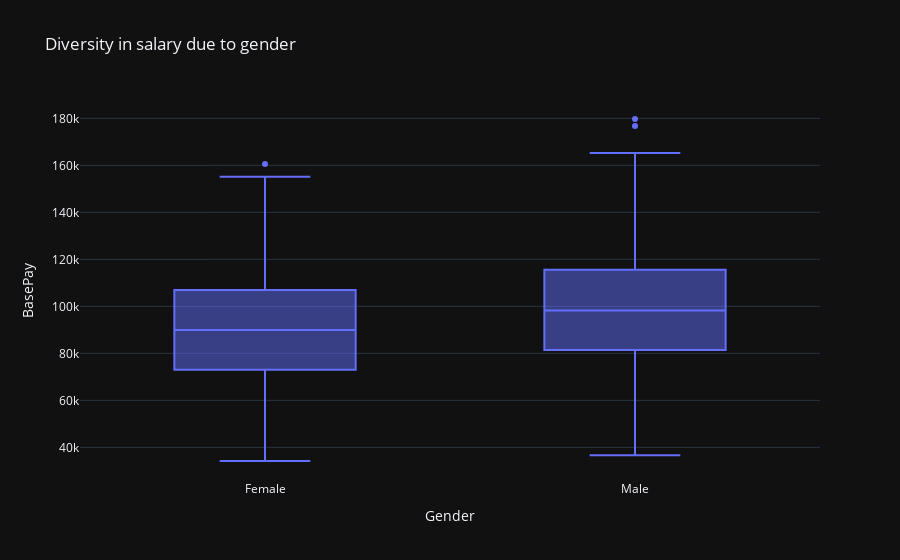

Notebook cell for this chart:
### Code cell
dataset = pd.read_csv('Diversity.csv')
fig = px.box(dataset, x="Gender", y="BasePay", template = 'plotly_dark', 
             title = 'Diversity in salary due to gender')
fig.show()

### Figure 1 — Plotly figure (JSON) as saved in the notebook; plotly's stock layout.template omitted (floating-point values rounded to 4 significant figures; data arrays with more than 128 entries replaced by an {"elided": "..."} marker saying what was removed)
{"data": [{"alignmentgroup": "True", "hovertemplate": "Gender=%{x}<br>BasePay=%{y}<extra></extra>", "legendgroup": "", "marker": {"color": "#636efa"}, "name": "", "notched": false, "offsetgroup": "", "orientation": "v", "showlegend": false, "type": "box", "x": {"elided": "1000 str values"}, "x0": " ", "xaxis": "x", "y": {"elided": "1000 int values"}, "y0": " ", "yaxis": "y"}], "layout": {"boxmode": "group", "legend": {"tracegroupgap": 0}, "title": {"text": "Diversity in salary due to gender"}, "xaxis": {"anchor": "y", "domain": [0, 1], "title": {"text": "Gender"}}, "yaxis": {"anchor": "x", "domain": [0, 1], "title": {"text": "BasePay"}}}}
